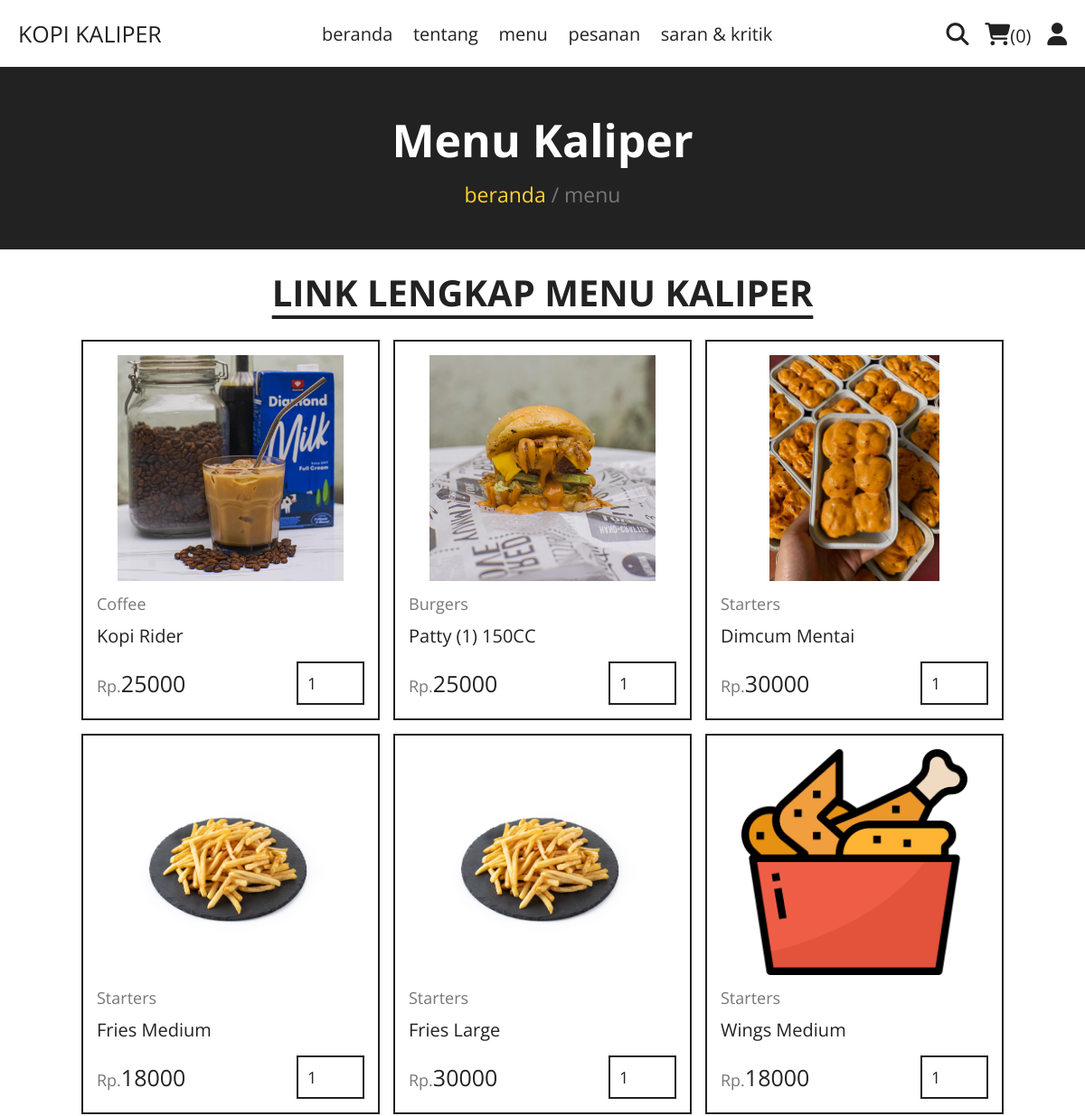
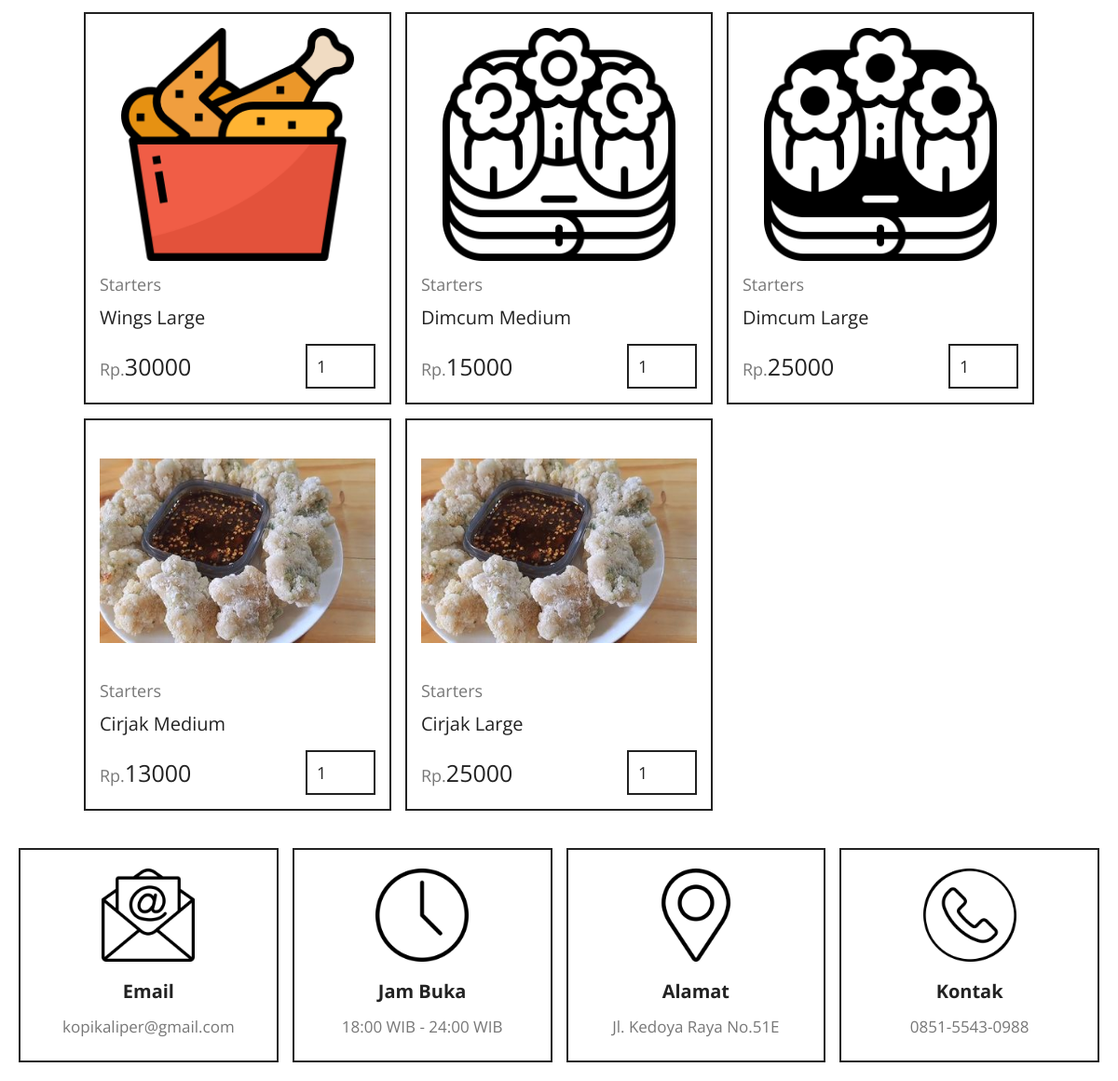
Page /menu.php on the committed database (2 pictures, top to bottom).
### tables this page shows
CREATE TABLE `produk` (
  `id` int(100) NOT NULL,
  `nama` varchar(100) NOT NULL,
  `kategori` varchar(100) NOT NULL,
  `harga` int(10) NOT NULL,
  `gambar` varchar(255) NOT NULL
);

### menu.php (the view, shortened to what this page needs)
<?php
include 'components/connect.php';
?>
<!DOCTYPE html>
<html lang="en">
<head>
   <link rel="stylesheet" href="https://cdnjs.cloudflare.com/ajax/libs/font-awesome/6.1.1/css/all.min.css">
   <link rel="stylesheet" href="css/style.css">
</head>
<body>
<?php include 'components/user_header.php'; ?>
<div class="heading">
   <h3>menu kaliper</h3>
   <p><a href="beranda.php">beranda</a> <span> / menu</span></p>
</div>
<section class="products">
   <h1 class="title"><a href="kopi_kaliper/menu.jpg" target="_blank">Link Lengkap Menu Kaliper</a></h1>
   <div class="box-container">
      <?php
         $select_products = $conn->prepare("SELECT * FROM `produk`");
         $select_products->execute();
         if($select_products->rowCount() > 0){
            while($fetch_products = $select_products->fetch(PDO::FETCH_ASSOC)){
      ?>
      <form action="" method="post" class="box">
         <img src="uploaded_img/<?= $fetch_products['gambar']; ?>" alt="">
         <a href="kategori.php?kategori=<?= $fetch_products['kategori']; ?>" class="cat"><?= $fetch_products['kategori']; ?></a>
         <div class="name"><?= $fetch_products['nama']; ?></div>
         <div class="flex">
            <div class="price"><span>Rp.</span><?= $fetch_products['harga']; ?></div>
            <input type="number" name="kuantitas" class="qty" min="1" max="99" value="1" maxlength="2">
         </div>
      </form>
      <?php
            }
         }else{
            echo '<p class="empty">tidak ada produk yang ditambahkan!</p>';
         }
      ?>
   </div>
</section>
<?php include 'components/footer.php'; ?>
</body>
</html>

### components/user_header.php (shortened to what this page needs)
<header class="header">
   <section class="flex">
      <a href="beranda.php" class="logo">KOPI KALIPER</a>
      <nav class="navbar">
         <a href="beranda.php">beranda</a>
         <a href="tentang_kami.php">tentang</a>
         <a href="menu.php">menu</a>
         <a href="pesanan.php">pesanan</a>
         <a href="kritik.php">saran & kritik</a>
      </nav>
      <div class="icons">
         <?php
            $count_cart_items = $conn->prepare("SELECT * FROM `keranjang` WHERE user_id = ?");
            $count_cart_items->execute([$user_id]);
            $total_cart_items = $count_cart_items->rowCount();
         ?>
         <a href="search.php"><i class="fas fa-search"></i></a>
         <a href="keranjang.php"><i class="fas fa-shopping-cart"></i><span>(<?= $total_cart_items; ?>)</span></a>
         <div id="user-btn" class="fas fa-user"></div>
      </div>
   </section>
</header>

### components/footer.php
<footer class="footer">
   <section class="grid">
      <div class="box">
         <img src="images/email-icon.png" alt="">
         <h3>email</h3>
         <a href="mailto:santinoresto@gmail.com" target="_blank">kopikaliper@gmail.com</a>
      </div>
      <div class="box">
         <img src="images/clock-icon.png" alt="">
         <h3>jam buka</h3>
         <p>18:00 WIB - 24:00 WIB</p>
      </div>
      <div class="box">
         <img src="images/map-icon.png" alt="">
         <h3>alamat</h3>
         <a href="https://www.google.com/maps/search/?api=1&query=Jl.+Kedoya+Raya+No.51E,+Pondok+Cina,+Kecamatan+Beji,+Kota+Depok,+Jawa+Barat+16424" target="_blank">Jl. Kedoya Raya No.51E</a>
      </div>
      <div class="box">
         <img src="images/phone-icon.png" alt="">
         <h3>kontak</h3>
         <a href="https://wa.me/+6285155430988" target="_blank">0851-5543-0988</a>
      </div>
   </section>
</footer>

### css/style.css (style rules this page uses)
:root { --yellow:#fed330; --red:#e74c3c; --white:#fff; --black:#222; --light-color:#777; --border:.2rem solid var(--black); }
* { font-family: "Open Sans", sans-serif; margin:0; padding:0; box-sizing: border-box; outline: none; border: none; text-decoration: none; }
html { font-size: 62.5%; overflow-x: hidden; scroll-behavior: smooth; stop-opacity: 7rem; }
section { margin:0 auto; max-width: 1200px; padding:2rem; }
.title { text-align: center; margin-bottom: 2.5rem; font-size: 4rem; color:var(--black); text-transform: uppercase; text-decoration: underline; text-underline-offset: 1rem; }
.title a { color:var(--black); }
.heading { display: flex; align-items: center; justify-content: center; gap:1rem; flex-flow: column; background-color: var(--black); min-height: 20rem; }
.heading h3 { font-size: 5rem; color:var(--white); text-transform: capitalize; }
.heading p { font-size: 2.3rem; color:var(--light-color); }
.heading p a { color:var(--yellow); }
.header { position: sticky; top:0; left:0; right:0; z-index: 1000; background-color: var(--white); border-bottom: var(--border); }
.header .flex { display: flex; align-items: center; justify-content: space-between; position: relative; }
.header .flex .logo { font-size: 2.5rem; color:var(--black); }
.header .flex .navbar a { font-size: 2rem; color:var(--black); margin:0 1rem; }
.header .flex .icons > * { margin-left: 1.5rem; font-size: 2.5rem; color:var(--black); cursor: pointer; }
.header .flex .icons span { font-size: 2rem; }
.products .box-container { display: grid; grid-template-columns: repeat(auto-fit, 33rem); justify-content: center; align-items: flex-start; gap:1.5rem; }
.products .box-container .box { border:var(--border); padding:1.5rem; position: relative; overflow: hidden; }
.products .box-container .box img { height: 25rem; width: 100%; object-fit: contain; margin-bottom: 1rem; }
.products .box-container .box .cat { font-size: 1.8rem; color:var(--light-color); }
.products .box-container .box .name { font-size: 2rem; color:var(--black); margin:1rem 0; }
.products .box-container .box .flex { display: flex; align-items: center; gap:1rem; margin-top: 1.5rem; }
.products .box-container .box .flex .price { margin-right: auto; font-size: 2.5rem; color:var(--black); }
.products .box-container .box .flex .price span { color:var(--light-color); font-size: 1.8rem; }
.products .box-container .box .flex .qty { padding:1rem; border:var(--border); font-size: 1.8rem; color:var(--black); }
.footer .grid { display: grid; grid-template-columns: repeat(auto-fit, minmax(27rem, 1fr)); gap:1.5rem; align-items: flex-start; }
.footer .grid .box { border:var(--border); padding:2rem; text-align: center; }
.footer .grid .box img { height: 10rem; width: 100%; object-fit: contain; margin-bottom: .5rem; }
.footer .grid .box h3 { margin:1rem 0; font-size: 2rem; color:var(--black); text-transform: capitalize; }
.footer .grid .box p, .footer .grid .box a { display: block; font-size: 1.7rem; color:var(--light-color); line-height: 1.8; }

### rows in the picture
produk: gambar (picture), kategori "Coffee", nama "Kopi Rider", harga "25000"
produk: gambar (picture), kategori "Burgers", nama "Patty (1) 150CC", harga "25000"
produk: gambar (picture), kategori "Starters", nama "Dimcum Mentai", harga "30000"
produk: gambar (picture), kategori "Starters", nama "Fries Medium", harga "18000"
produk: gambar (picture), kategori "Starters", nama "Fries Large", harga "30000"
produk: gambar (picture), kategori "Starters", nama "Wings Medium", harga "18000"
produk: gambar (picture), kategori "Starters", nama "Wings Large", harga "30000"
produk: gambar (picture), kategori "Starters", nama "Dimcum Medium", harga "15000"
produk: gambar (picture), kategori "Starters", nama "Dimcum Large", harga "25000"
produk: gambar (picture), kategori "Starters", nama "Cirjak Medium", harga "13000"
produk: gambar (picture), kategori "Starters", nama "Cirjak Large", harga "25000"

### other values in the picture
$total_cart_items "0"
